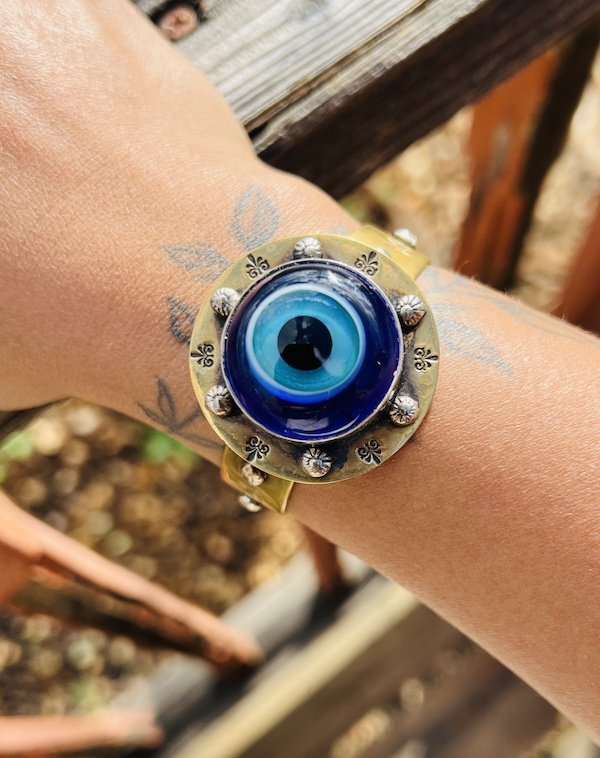
#> input picture tools/ref/evil-eye.jpg, 600 x 758 px
$ python cut-eye.py
#> lines starting #> are read from the running program, lines starting #| are printed output that depends on the picture; after the words box and inside, x2 and y2 are one past the last pixel; in counts of white or black regions, pixels touching at a corner belong together
"""NOT RISING · THE POST — CUTTING THE EVIL EYE OUT OF KATHI'S PHOTO
--------------------------------------------------------------------
Takes Kathi's photo of her evil-eye cuff (tools/ref/evil-eye.jpg, 600 x 758)
and keeps ONLY the blue glass eye and the round stamped-brass disc it is set
in. Everything else (her wrist, the cuff's strap and its rivets, the railing
and the garden behind) is made see-through.

HOW THE CUT IS MADE
  The disc is a near-perfect circle in the photo (it was measured: a circle
  fitted to its edge all the way round is out by less than a pixel), so the
  cut is simply that circle:
      centre (315.5, 357.1) in the photo's pixels, radius 122
  (a hair inside the disc's true edge, 123.5, so no skin shows at the rim).
  The circle is drawn 8x bigger and shrunk, which gives it a smooth,
  anti-aliased edge instead of jagged steps.

It comes out as assets/img/post/evil-eye.webp, a square picture with a
see-through background. post.js hangs it on the café wall (STEP 5, THE BACK
WALL), and post.css (.nrp-eye) dims it to the light on that wall.

Run:  python3 tools/cut-eye.py      (needs numpy and pillow)
"""
import os
import numpy as np
from PIL import Image, ImageDraw

HERE = os.path.dirname(os.path.abspath(__file__))
SRC = os.path.join(HERE, "ref", "evil-eye.jpg")
OUT = os.path.join(HERE, "..", "assets", "img", "post", "evil-eye.webp")

CX, CY, R = 315.5, 357.1, 122.0     # the disc, in the photo's pixels
PAD = 1                             # a pixel of clear space round the edge

photo = Image.open(SRC).convert("RGB")
#> photo is the input picture: PIL image 600x758 RGB; mean R, G, B 159.2, 128.5, 101.9

# 1 · the square around the disc
x0, y0 = int(np.floor(CX - R - PAD)), int(np.floor(CY - R - PAD))
size = int(np.ceil(2 * (R + PAD))) + 1
square = photo.crop((x0, y0, x0 + size, y0 + size))
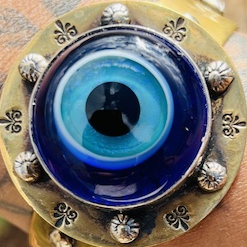
#> square: PIL image 247x247 RGB; mean R, G, B 113.4, 113.9, 111.3

# 2 · the round mask, drawn 8x big then shrunk (a soft, clean edge)
S = 8
big = Image.new("L", (size * S, size * S), 0)
#> big: PIL image 1976x1976 L; every value is 0
cx, cy = (CX - x0) * S, (CY - y0) * S
ImageDraw.Draw(big).ellipse([cx - R * S, cy - R * S, cx + R * S, cy + R * S], fill=255)
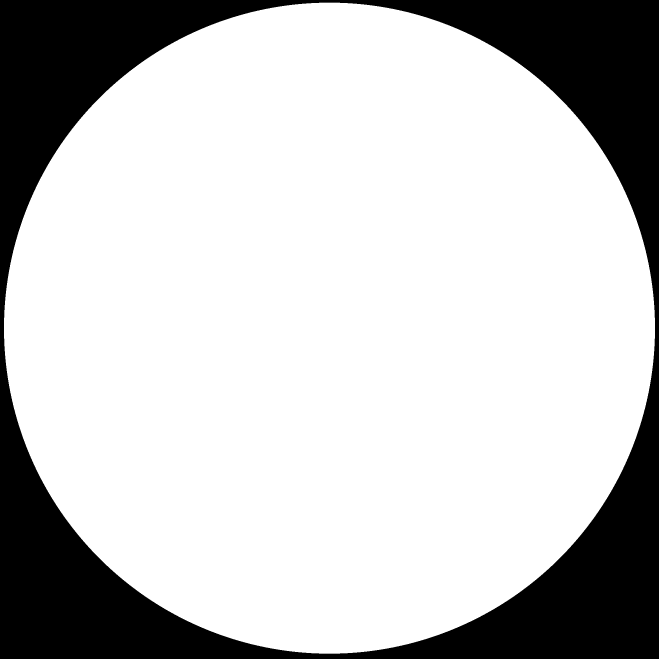
#> big: PIL image 1976x1976 L (shown at 1/3 size); 76.7% white; 1 black region, box (x1, y1, x2, y2) and area: (0, 0, 1976, 1976) 909239
mask = big.resize((size, size), Image.LANCZOS)
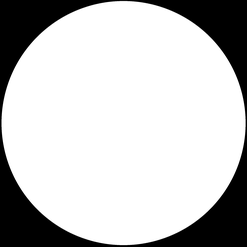
#> mask: PIL image 247x247 L; min 0, max 255, mean 195.6

# 3 · put them together and save
square.putalpha(mask)
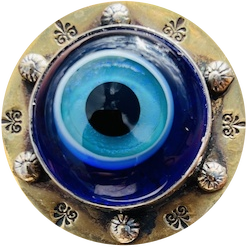
#> square: PIL image 247x247 RGBA; mean R, G, B, A 113.4, 113.9, 111.3, 195.6; transparent parts drawn white
square.save(OUT, "WEBP", quality=92, method=6)
print("wrote", OUT, square.size, round(os.path.getsize(OUT) / 1024), "KB")
#| wrote tools/../assets/img/post/evil-eye.webp (247, 247) 25 KB

$ run again, with tools/ref/lounge.jpg copied over tools/ref/evil-eye.jpg
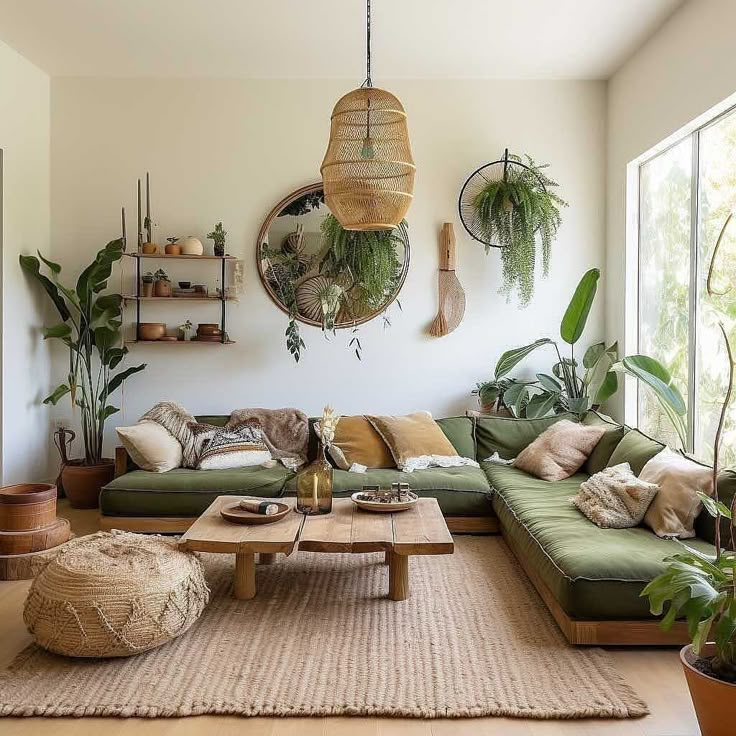
#> input picture tools/ref/lounge.jpg, 736 x 736 px
#> photo is the input picture: PIL image 736x736 RGB; mean R, G, B 165.8, 154.5, 134.8
#> `square = photo.crop((x0, y0, x0 + size, y0 + size))`:
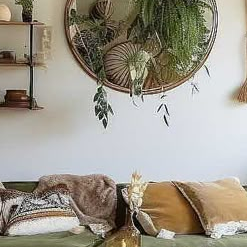
#> square: PIL image 247x247 RGB; mean R, G, B 158.6, 152.9, 140.2
#> `square.putalpha(mask)`:
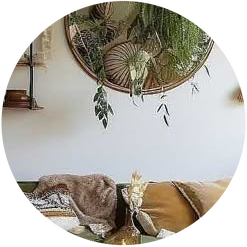
#> square: PIL image 247x247 RGBA; mean R, G, B, A 158.6, 152.9, 140.2, 195.6; transparent parts drawn white
#| wrote tools/../assets/img/post/evil-eye.webp (247, 247) 20 KB

$ run again, with tools/ref/faux-fur.webp saved as tools/ref/evil-eye.jpg
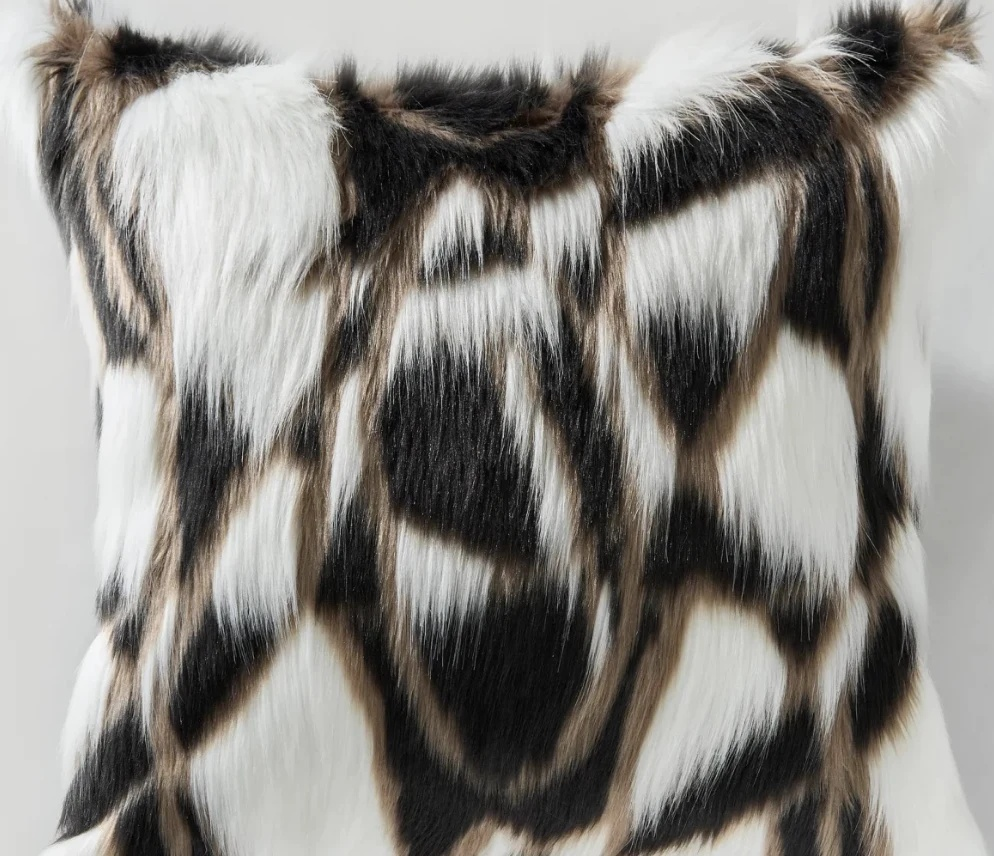
#> input picture tools/ref/faux-fur.webp, 994 x 856 px
#> photo is the input picture: PIL image 994x856 RGB; mean R, G, B 138.7, 135.9, 131.2
#> `square = photo.crop((x0, y0, x0 + size, y0 + size))`:
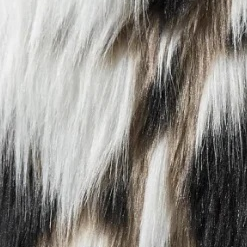
#> square: PIL image 247x247 RGB; mean R, G, B 143.6, 140.3, 135.3
#> `square.putalpha(mask)`:
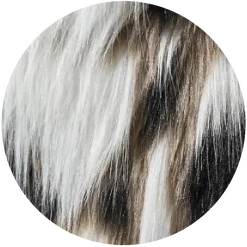
#> square: PIL image 247x247 RGBA; mean R, G, B, A 143.6, 140.3, 135.3, 195.6; transparent parts drawn white
#| wrote tools/../assets/img/post/evil-eye.webp (247, 247) 21 KB
